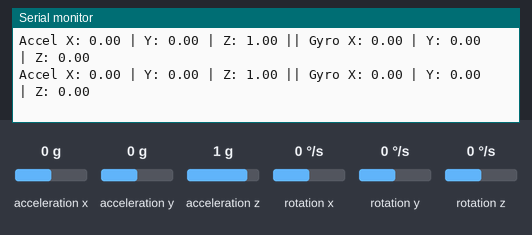
The sketch below on a simulated ESP32. Parts: the last lines printed to the serial monitor. The inputs (shaded band) are chosen by the test bench; at power-on: acceleration x 0 g, acceleration y 0 g, acceleration z 1 g, rotation x 0 °/s, rotation y 0 °/s, rotation z 0 °/s.

Above: at 3.2 s.
3.3 s: acceleration x set to -1.4 g
At 3.9 s:
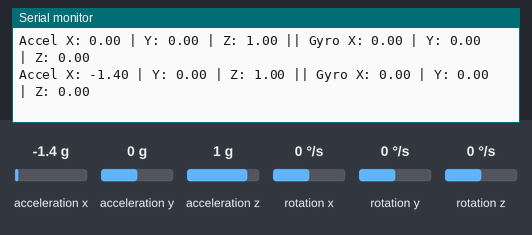
4.8 s: acceleration y set to -1.4 g
At 5.4 s:
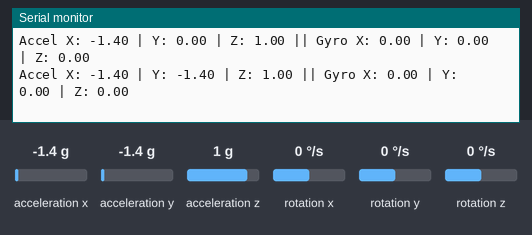
6.3 s: acceleration z set to -1.4 g
At 6.9 s:
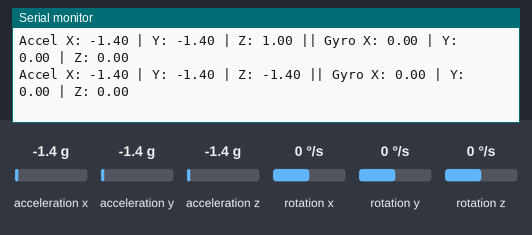
7.8 s: rotation x set to -192 °/s
At 8.4 s:
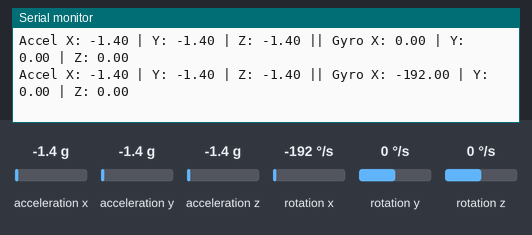
9.3 s: rotation y set to -192 °/s
At 9.9 s:
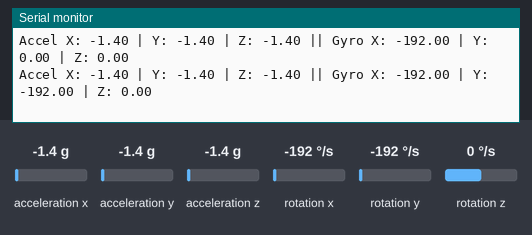

The sketch:

esp32_imu_test.ino
```cpp
#include <Wire.h>
#include <MPU6050_light.h>

MPU6050 mpu(Wire);

void setup() {
  Serial.begin(115200);
  Wire.begin();  // SDA, SCL for arduino

  byte status = mpu.begin();
  Serial.print("MPU6050 status: ");
  Serial.println(status);
  while (status != 0) {
    Serial.println("MPU6050 not connected. Retrying...");
    delay(1000);
    status = mpu.begin();
  }

  Serial.println("MPU6050 initialized successfully!");
  delay(1000);

  mpu.calcOffsets(true, true);  // Calibrate both gyro and accel
}

void loop() {
  mpu.update();

  Serial.print("Accel X: "); Serial.print(mpu.getAccX()); Serial.print(" | ");
  Serial.print("Y: "); Serial.print(mpu.getAccY()); Serial.print(" | ");
  Serial.print("Z: "); Serial.print(mpu.getAccZ()); Serial.print(" || ");

  Serial.print("Gyro X: "); Serial.print(mpu.getGyroX()); Serial.print(" | ");
  Serial.print("Y: "); Serial.print(mpu.getGyroY()); Serial.print(" | ");
  Serial.print("Z: "); Serial.println(mpu.getGyroZ());

  delay(500);
}
```

Measured:
- after the input at 3.3 s, the serial monitor: prints a new line after 0.21 s (image 1)
- after the input at 4.8 s, the serial monitor: prints a new line after 0.22 s (image 2)
- after the input at 6.3 s, the serial monitor: prints a new line after 0.22 s (image 3)
- after the input at 7.8 s, the serial monitor: prints a new line after 0.23 s (image 4)
- after the input at 9.3 s, the serial monitor: prints a new line after 0.24 s (image 5)
